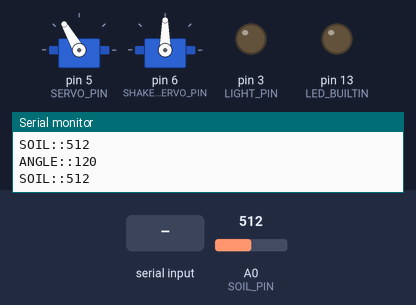
Simulated run of this sketch. Board: Arduino Uno, built with avr-gcc and run on an emulated ATmega328P. On the bench: 2 × servo, output pins drawn as LEDs (lit = HIGH), the last lines printed to the serial monitor. The test bench sets the inputs (shaded band); at power-on: A0 (SOIL_PIN) = 512.

Above: at 1.2 s.
1.3 s: "OPEN\n" received over Serial
At 1.39 s:
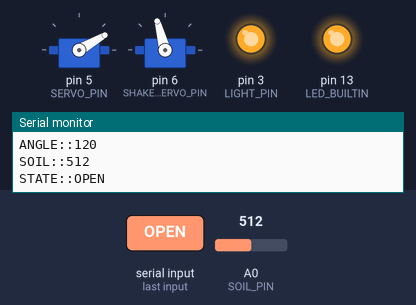
4.3 s: A0 (SOIL_PIN) set to 106
7.3 s: A0 (SOIL_PIN) set to 89
10.3 s: "CLOSE\n" received over Serial
At 11.7 s:
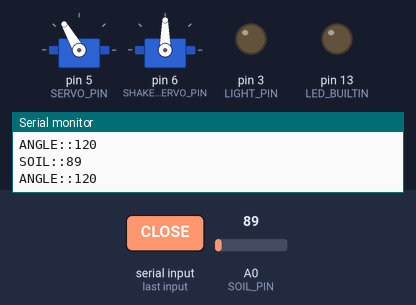
Timing chart, 0 to 13.3 s (numbered marks = the images above; inputs shaded):
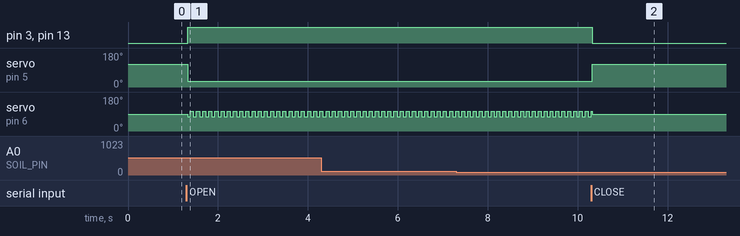

The sketch:

sketch.ino
```cpp
#include <Servo.h>

Servo mainServo;
Servo shakeServo;

// --------------------
// Configuration
// --------------------
const int SERVO_PIN = 5;
const int SHAKE_SERVO_PIN = 6;
const int LIGHT_PIN = 3;
const int SOIL_PIN  = A0;

const int OPEN_ANGLE  = 30;
const int CLOSE_ANGLE = 120;

// Shake
const int SHAKE_CENTER = 90;
const int SHAKE_AMPLITUDE = 15;
const int SHAKE_INTERVAL = 50;

// State
bool isOpen = false;
bool shakeDirection = false;
unsigned long lastShakeTime = 0;

// Serial
String serialBuffer = "";

// --------------------
void setup() {
  Serial.begin(9600);

  pinMode(LIGHT_PIN, OUTPUT);
  pinMode(LED_BUILTIN, OUTPUT);

  mainServo.attach(SERVO_PIN);
  shakeServo.attach(SHAKE_SERVO_PIN);

  closeSystem();
}

// --------------------
void loop() {

  // Lecture série
  while (Serial.available()) {
    char c = Serial.read();
    if (c == '\n') {
      serialBuffer.trim();
      handleCommand(serialBuffer);
      serialBuffer = "";
    }
    else if (c != '\r') {
      serialBuffer += c;
    }
  }

  // Shake actif uniquement si ouvert
  if (isOpen) {
    unsigned long now = millis();
    if (now - lastShakeTime >= SHAKE_INTERVAL) {
      lastShakeTime = now;
      int offset = shakeDirection ? SHAKE_AMPLITUDE : -SHAKE_AMPLITUDE;
      shakeServo.write(SHAKE_CENTER + offset);
      shakeDirection = !shakeDirection;
    }
  }

  sendState();
  delay(15);
}

// --------------------
// Commandes
// --------------------
void handleCommand(String cmd) {
  if (cmd.equalsIgnoreCase("OPEN")) {
    openSystem();
  }
  else if (cmd.equalsIgnoreCase("CLOSE")) {
    closeSystem();
  }
}

// --------------------
void openSystem() {
  mainServo.write(OPEN_ANGLE);
  digitalWrite(LIGHT_PIN, HIGH);
  digitalWrite(LED_BUILTIN, HIGH);

  isOpen = true;

  Serial.println("STATE::OPEN");
}

// --------------------
void closeSystem() {
  mainServo.write(CLOSE_ANGLE);
  shakeServo.write(SHAKE_CENTER);

  digitalWrite(LIGHT_PIN, LOW);
  digitalWrite(LED_BUILTIN, LOW);

  isOpen = false;

  Serial.println("STATE::CLOSE");
}

// --------------------
// Feedback état
// --------------------
void sendState() {
  Serial.print("ANGLE::");
  Serial.println(mainServo.read());

  Serial.print("SOIL::");
  Serial.println(analogRead(SOIL_PIN));
}
```

Measured:
- after the input at 1.3 s, pin 3 (LIGHT_PIN), pin 13 (LED_BUILTIN): LOW → HIGH at once; servo on pin 5 (SERVO_PIN): 120° → 30° at once; servo on pin 6 (SHAKE_SERVO_PIN): alternates 105° for 0.07 s and 75° for 0.07 s, starting at once
- after the input at 10.3 s, pin 3 (LIGHT_PIN), pin 13 (LED_BUILTIN): HIGH → LOW at once; servo on pin 5 (SERVO_PIN): 30° → 120° at once
